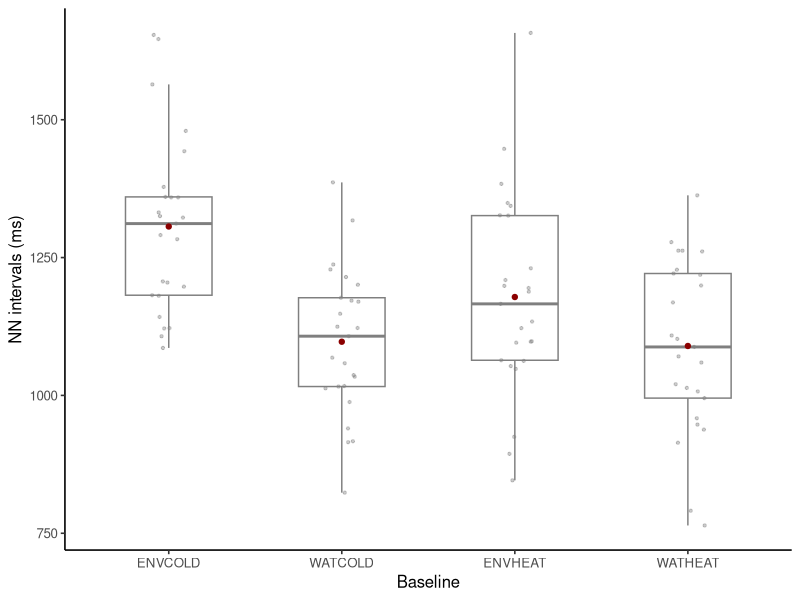
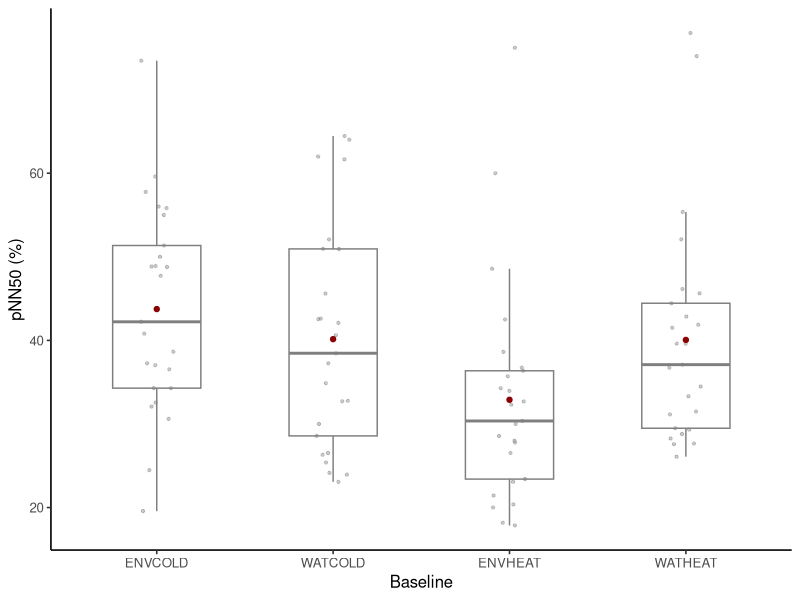

These figures' R source, in order: (Note: this script raises an error after producing the figures.)

###############################################################################
# Cardiac parameters analysis (Comparison with and without water immersion)
# Author: Edgar Alejandro Pardo-Sarmiento
###############################################################################

library(tidyverse)
library(readxl)
library(rstatix)
library(ggpubr)

#Results: HR & HRV baseline
HRV_metrics_total <- readxl::read_xlsx("S1_File_Supplementary_data_Pardo_Sarmiento.xlsx", 
  sheet = "HRV_metrics_total"
)
HRV_metrics_total <- HRV_metrics_total %>%
  mutate(across(
    c(Temperature, MeanHR, SDNN, RMSSD, pNN50, NNi, CV),
    as.numeric
  ))


HRV_metrics_baseline <- HRV_metrics_total %>%
  dplyr::filter(
    Treatment %in% c("ENVCOLD", "WATCOLD", "ENVHEAT", "WATHEAT")
  ) %>%
  dplyr::mutate(
    Treatment = factor(
      Treatment,
      levels = c("ENVCOLD", "WATCOLD", "ENVHEAT", "WATHEAT")
    )
  )


HRV_metrics_baseline_cold <- HRV_metrics_total %>%
  dplyr::filter(Treatment %in% c("ENVCOLD", "WATCOLD")) %>%
  dplyr::mutate(
    Treatment = factor(
      Treatment,
      levels = c("ENVCOLD", "WATCOLD")
    )
  )

HRV_metrics_baseline_heat <- HRV_metrics_total %>%
  dplyr::filter(Treatment %in% c("ENVHEAT", "WATHEAT")) %>%
  dplyr::mutate(
    Treatment = factor(
      Treatment,
      levels = c("ENVHEAT", "WATHEAT")
    )
  )

n <- HRV_metrics_baseline %>% group_by(Treatment) %>% shapiro_test(MeanHR)
n
levene_test(HRV_metrics_baseline_heat, MeanHR ~ Treatment)
t_test(HRV_metrics_baseline_heat, MeanHR ~ Treatment)
levene_test(HRV_metrics_baseline_cold, MeanHR ~ Treatment)
t_test(HRV_metrics_baseline_cold, MeanHR ~ Treatment)

mean_baseline <- HRV_metrics_baseline %>%
  group_by(Treatment) %>%
  summarise(mean_HR = mean(MeanHR), sd_HR = sd(MeanHR))
mean_baseline

shapiro_test(HRV_metrics_baseline_heat$CV)
n <- HRV_metrics_baseline %>% group_by(Treatment) %>% shapiro_test(CV)
n 

levene_test(HRV_metrics_baseline_cold, CV ~ Treatment)
t_test(HRV_metrics_baseline_cold, CV ~ Treatment)

levene_test(HRV_metrics_baseline_heat, CV ~ Treatment)
wilcox_test(HRV_metrics_baseline_heat, CV ~ Treatment) #CV no normal para esta comparación


mean_baseline <- HRV_metrics_baseline %>%
  group_by(Treatment) %>% dplyr::filter(Treatment %in% c("ENVCOLD","WATCOLD"))%>% 
  summarise(Median_CV = mean(CV), sd_CV = sd(CV))
mean_baseline

median_baseline <- HRV_metrics_baseline %>%
  group_by(Treatment) %>% dplyr::filter(Treatment %in% c("ENVHEAT","WATHEAT"))%>% 
  summarise(Median_CV = median(CV), IQR_CV = IQR(CV))
median_baseline

HR_1 <- ggplot(
  data = HRV_metrics_baseline,
  aes(x = Treatment, y = MeanHR, color = Block)
) +
  geom_boxplot(width = 0.5, outlier.shape = NA, alpha = 0.8, size = 0.5) +
  geom_jitter(width = 0.1, size = 0.8, alpha = 0.4) +
  scale_color_manual(
    values = c(
      "Cold" = "black",
      "Heat" = "black"
    )
  ) +
  stat_summary(
    fun = mean,
    geom = "point",
    shape = 21,
    fill = "darkred",
    color = "darkred",
    size = 1.5,
    position = position_dodge(width = 0.4)
  ) +
  labs(x = "Baseline", y = "Heart rate (BPM)") +
  theme_classic2() +
  theme(legend.position = "Top")

CV_1 <- ggplot(
  data = HRV_metrics_baseline,
  aes(x = Treatment, y = CV, color = Block)
) +
  geom_boxplot(width = 0.5, outlier.shape = NA, alpha = 0.6, size = 0.5) +
  geom_jitter(width = 0.1, size = 0.8, alpha = 0.4) +
  scale_color_manual(
    values = c(
      "Cold" = "black",
      "Heat" = "black"
    )
  ) +
  stat_summary(
    fun = mean,
    geom = "point",
    shape = 21,
    fill = "darkred",
    color = "darkred",
    size = 1.5,
    position = position_dodge(width = 0.4)
  ) +
  labs(x = "Baseline", y = "Heart rate variability (CV%)") +
  coord_cartesian(ylim = c(0, 20)) +
  theme_classic2() +
  theme(legend.position = "Top")

#Time domain metrics

ggplot(
  data = HRV_metrics_baseline,
  aes(x = Treatment, y = NNi, color = Block)
) +
  geom_boxplot(width = 0.5, outlier.shape = NA, alpha = 0.8, size = 0.5) +
  geom_jitter(width = 0.1, size = 0.8, alpha = 0.4) +
  scale_color_manual(
    values = c(
      "Cold" = "black",
      "Heat" = "black"
    )
  ) +
  stat_summary(
    fun = mean,
    geom = "point",
    shape = 21,
    fill = "darkred",
    color = "darkred",
    size = 1.5,
    position = position_dodge(width = 0.4)
  ) +
  labs(x = "Baseline", y = "NN intervals (ms)") +
  theme_classic2() +
  theme(legend.position = "Top")


ggplot(
  data = HRV_metrics_baseline,
  aes(x = Treatment, y = pNN50, color = Block)
) +
  geom_boxplot(width = 0.5, outlier.shape = NA, alpha = 0.8, size = 0.5) +
  geom_jitter(width = 0.1, size = 0.8, alpha = 0.4) +
  scale_color_manual(
    values = c(
      "Cold" = "black",
      "Heat" = "black"
    )
  ) +
  stat_summary(
    fun = mean,
    geom = "point",
    shape = 21,
    fill = "darkred",
    color = "darkred",
    size = 1.5,
    position = position_dodge(width = 0.4)
  ) +
  labs(x = "Baseline", y = "pNN50 (%)") +
  theme_classic2() +
  theme(legend.position = "Top")


ggplot(
  data = HRV_metrics_baseline,
  aes(x = Treatment, y = pNN100, color = Block)
) +
  geom_boxplot(width = 0.5, outlier.shape = NA, alpha = 0.8, size = 0.5) +
  geom_jitter(width = 0.1, size = 0.8, alpha = 0.4) +
  scale_color_manual(
    values = c(
      "Cold" = "black",
      "Heat" = "black"
    )
  ) +
  stat_summary(
    fun = mean,
    geom = "point",
    shape = 21,
    fill = "darkred",
    color = "darkred",
    size = 1.5,
    position = position_dodge(width = 0.4)
  ) +
  labs(x = "Baseline", y = "pNN100 (%)") +
  theme_classic2() +
  theme(legend.position = "Top")


ggplot(
  data = HRV_metrics_baseline,
  aes(x = Treatment, y = RMSSD, color = Block)
) +
  geom_boxplot(width = 0.5, outlier.shape = NA, alpha = 0.8, size = 0.5) +
  geom_jitter(width = 0.1, size = 0.8, alpha = 0.4) +
  scale_color_manual(
    values = c(
      "Cold" = "black",
      "Heat" = "black"
    )
  ) +
  stat_summary(
    fun = mean,
    geom = "point",
    shape = 21,
    fill = "darkred",
    color = "darkred",
    size = 1.5,
    position = position_dodge(width = 0.4)
  ) +
  labs(x = "Baseline", y = "RMSSD (ms)") +
  coord_cartesian(ylim = c(0, 300)) +
  theme_classic2() +
  theme(legend.position = "Top")


ggplot(
  data = HRV_metrics_baseline,
  aes(x = Treatment, y = SDNN, color = Block)
) +
  geom_boxplot(width = 0.5, outlier.shape = NA, alpha = 0.8, size = 0.5) +
  geom_jitter(width = 0.1, size = 0.8, alpha = 0.4) +
  scale_color_manual(
    values = c(
      "Cold" = "black",
      "Heat" = "black"
    )
  ) +
  stat_summary(
    fun = mean,
    geom = "point",
    shape = 21,
    fill = "darkred",
    color = "darkred",
    size = 1.5,
    position = position_dodge(width = 0.4)
  ) +
  labs(x = "Baseline", y = "SDNN (ms)") +
  coord_cartesian(ylim = c(0, 300)) +
  theme_classic2() +
  theme(legend.position = "Top")


shapiro_test(HRV_metrics_baseline_heat$NNi)
n <- HRV_metrics_baseline %>% group_by(Treatment) %>% shapiro_test(NNi)
n

mean_baseline <- HRV_metrics_baseline %>%
  group_by(Treatment) %>%
  summarise(mean_NN = mean(NNi), sd_NN = sd(NNi))
mean_baseline

t_test(HRV_metrics_baseline_cold, NNi ~ Treatment)
t_test(HRV_metrics_baseline_heat, NNi ~ Treatment)


shapiro_test(HRV_metrics_baseline_heat$pNN50)
n <- HRV_metrics_baseline %>% group_by(Treatment) %>% shapiro_test(pNN50)
n


mean_baseline <- HRV_metrics_baseline %>%
  group_by(Treatment) %>% dplyr::filter(Treatment %in%  c("ENVCOLD", "WATCOLD")) %>%
  summarise(Median_pNN50 = mean(pNN50), sd_pNN50 = sd(pNN50))
mean_baseline

median_baseline <- HRV_metrics_baseline %>%
  group_by(Treatment)  %>% dplyr::filter(Treatment %in% c("ENVHEAT","WATHEAT")) %>%
  summarise(Median_pNN50 = median(pNN50), IQR_pNN50 = IQR(pNN50))
median_baseline


t_test(HRV_metrics_baseline_cold, pNN50 ~ Treatment)
wilcox_test(HRV_metrics_baseline_heat, pNN50 ~ Treatment)



shapiro_test(HRV_metrics_baseline_heat$SDNN)
n <- HRV_metrics_baseline %>% group_by(Treatment) %>% shapiro_test(SDNN)
n


mean_baseline <- HRV_metrics_baseline %>%
  group_by(Treatment) %>% dplyr::filter(Treatment %in% c("ENVCOLD", "WATCOLD"))%>%
  summarise(Mean_SDNN = mean(SDNN), sd_SDNN = sd(SDNN))
mean_baseline

median_baseline <- HRV_metrics_baseline %>%
  group_by(Treatment) %>% dplyr::filter(Treatment %in% c("ENVHEAT", "WATHEAT"))%>%
  summarise(Median_SDNN = median(SDNN), IQR_SDNN = IQR(SDNN))
median_baseline


t_test(HRV_metrics_baseline_cold, SDNN ~ Treatment)
wilcox_test(HRV_metrics_baseline_heat, SDNN ~ Treatment)


shapiro_test(HRV_metrics_baseline_heat$RMSSD)
n <- HRV_metrics_baseline %>% group_by(Treatment) %>% shapiro_test(RMSSD)
n

median_baseline <- HRV_metrics_baseline %>%
  group_by(Treatment) %>%
  summarise(Median_RMSSD = median(RMSSD), IQR_RMSSD = IQR(RMSSD))
median_baseline


wilcox_test(HRV_metrics_baseline_cold, RMSSD ~ Treatment)
wilcox_test(HRV_metrics_baseline_heat, RMSSD ~ Treatment)
